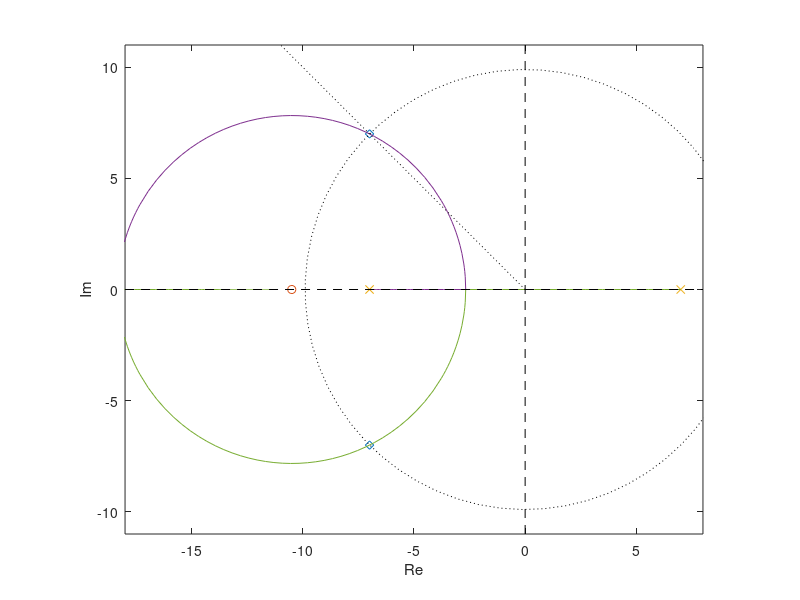
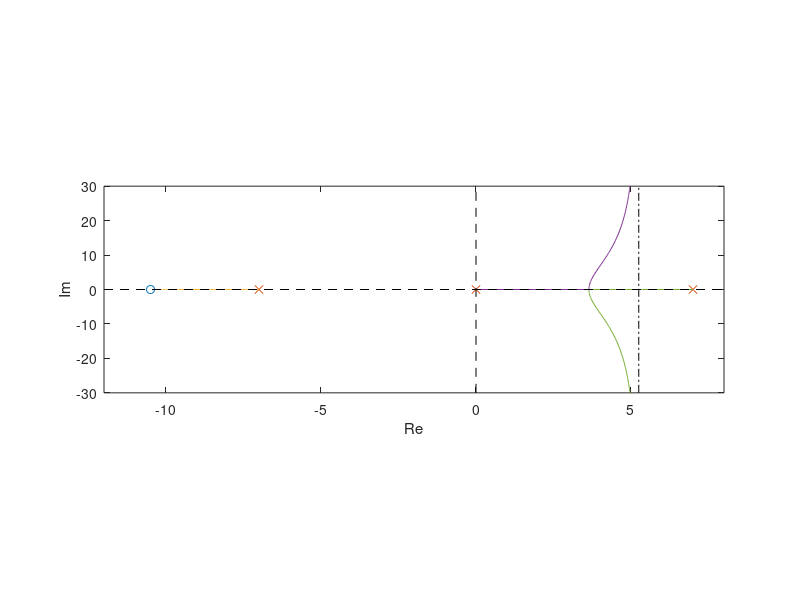
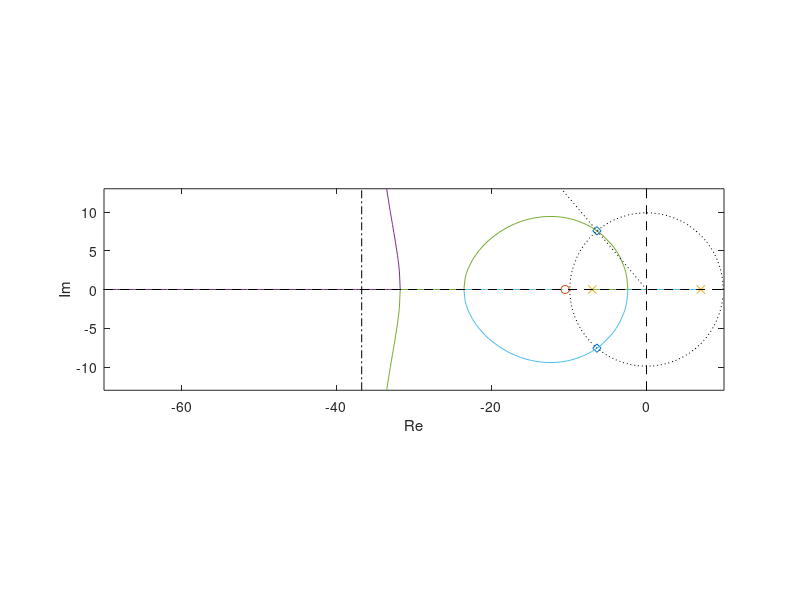
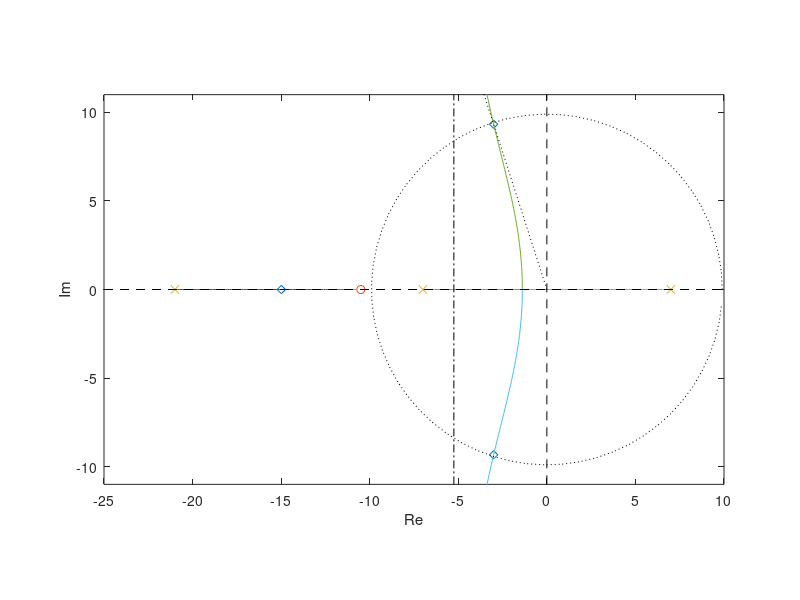

MATLAB code to generate these figures, in order: (Note: this script raises an error after producing the figures.)
% Fundamentals of Linear Control
% Mauricio de Oliveira
% Supplemental material for Simple Pendulum Control Part I

legfnt = 13;

% Pendulum parameters

m = 0.5
l = 0.3
r = l/2
b = 0
g = 9.8
J = m*l^2/12
Jr = (J+m*r^2)

% models linearized around equilibria
Gpi = tf(1/Jr, [1, b/Jr, -m*r*g/Jr]);
G0 = tf(1/Jr, [1, b/Jr, m*r*g/Jr]);

den = Gpi.den{1};
wn = sqrt(-den(3)/den(1))
zeta = den(2)/(2*wn*den(1))


% Fig. 6.14: PD control of the simple pendulum

% sqrt(2) * natural frequency, zeta = 0.5
Kp = 3*m*r*g
Kd = 2*sqrt(m*r*g*Jr)-b
z = Kp/Kd

ctrPD = Kp + Kd * tf([1 0],1)

H = feedback(ctrPD*G0,1)

den = H.den{1};
wn = sqrt(den(3)/den(1))
zeta0 = den(2)/(2*wn*den(1))

H = feedback(ctrPD*Gpi,1)

den = H.den{1};
wn = sqrt(den(3)/den(1))
zetapi = den(2)/(2*wn*den(1))

wd = wn*sqrt(1 - zeta^2)
fd = wd/(2*pi)
Td = 1/fd

L = ctrPD*Gpi;

t = 0 : 0.1 : 2*pi;
circ = wn*cos(t) + j*wn*sin(t);

pz = {};
pz{1} = pole(L);
pz{2} = zero(L);
pz{3} = pole(H);

rl = rlocus(L);

a = (sum(pz{1}) - sum(pz{2}))/(3-1)

figure(1), clf

xl = [-18,8]
yl = [-11,11]

plot(real(pz{3}), imag(pz{3}), 'd', ...
     real(pz{2}), imag(pz{2}), 'o', ...
     real(pz{1}), imag(pz{1}), 'x', ...
     real(rl'), imag(rl'), ...
     real(circ), imag(circ), 'k:', ...
     [0 yl(1)], [0 yl(2)/tan(asin(zetapi))], 'k:', ...
     xl, [0 0], 'k--', ...
     [0 0], yl, 'k--')

xlabel('Re')
ylabel('Im')
xlim(xl)
ylim(yl)
set(gca, 'PlotBoxAspectRatio', [1 diff(yl)/diff(xl) 1]);


% Fig. 6.15: Add integral control pole

ctrPDI = ctrPD * tf(1,[1 0])

H = feedback(ctrPDI*Gpi,1)

L = ctrPDI*Gpi;

pz = {};
pz{1} = pole(L);
pz{2} = zero(L);
pz{3} = pole(H);

rl = rlocus(L);

a = (sum(pz{1}) - sum(pz{2}))/(3-1)

figure(2), clf

xl = [-12,8];
yl = [-30,30];

plot(real(pz{2}), imag(pz{2}), 'o', ...
     real(pz{1}), imag(pz{1}), 'x', ...
     real(rl'), imag(rl'), ...
     a*[1 1], yl, 'k-.', ...
     xl, [0 0], 'k--', ...
     [0 0], yl, 'k--')

xlabel('Re')
ylabel('Im')
xlim(xl)
ylim(yl)
set(gca, 'PlotBoxAspectRatio', [1 diff(xl)/diff(yl) 1]);


% Fig. 6.16 (a): Place pole 8 times farther than zero

pd = 8*zero(ctrPD)
ctrPDP = 0.9*ctrPD * tf(-pd,[1 -pd])
ctrPDP8 = ctrPDP;

H = feedback(ctrPDP*Gpi,1)

p = pole(H);
p(imag(p) == 0) = []
pp = conv([1 -p(1)],[1 -p(2)])
zetapi = pp(2)/(2*sqrt(pp(3)))

L = ctrPDP*Gpi;

pz = {};
pz{1} = pole(L);
pz{2} = zero(L);
pz{3} = pole(H);

rl = rlocus(L);

a = (sum(pz{1}) - sum(pz{2}))/(3-1)

t = 0 : 0.1 : 2*pi;
circ = wn*cos(t) + j*wn*sin(t);

figure(3), clf

xl = [-70,10];
yl = [-13,13];

plot(real(pz{3}), imag(pz{3}), 'd', ...
     real(pz{2}), imag(pz{2}), 'o', ...
     real(pz{1}), imag(pz{1}), 'x', ...
     real(rl'), imag(rl'), ...
     a*[1 1], yl, 'k-.', ...
     real(circ), imag(circ), 'k:', ...
     [0 yl(1)], [0 yl(2)/tan(asin(zetapi))], 'k:', ...
     xl, [0 0], 'k--', ...
     [0 0], yl, 'k--')

xlabel('Re')
ylabel('Im')
xlim(xl)
ylim(yl)
set(gca, 'PlotBoxAspectRatio', [1 diff(yl)/diff(xl) 1]);


% Fig. 6.16 (b): Place pole 2 times farther than zero

pd = 2*zero(ctrPD)
ctrPDP = 0.8*ctrPD * tf(-pd,[1 -pd])
ctrPDP2 = ctrPDP;

H = feedback(ctrPDP*Gpi,1)

p = pole(H);
p(imag(p) == 0) = []
pp = conv([1 -p(1)],[1 -p(2)])
zetapi = pp(2)/(2*sqrt(pp(3)))

L = ctrPDP*Gpi;

pz = {};
pz{1} = pole(L);
pz{2} = zero(L);
pz{3} = pole(H);

rl = rlocus(L);

a = (sum(pz{1}) - sum(pz{2}))/(3-1)

t = 0 : 0.1 : 2*pi;
circ = wn*cos(t) + j*wn*sin(t);

figure(4), clf

xl = [-25,10];
yl = [-11,11];

plot(real(pz{3}), imag(pz{3}), 'd', ...
     real(pz{2}), imag(pz{2}), 'o', ...
     real(pz{1}), imag(pz{1}), 'x', ...
     real(rl'), imag(rl'), ...
     a*[1 1], yl, 'k-.', ...
     real(circ), imag(circ), 'k:', ...
     [0 yl(1)], [0 yl(2)/tan(asin(zetapi))], 'k:', ...
     xl, [0 0], 'k--', ...
     [0 0], yl, 'k--')

xlabel('Re')
ylabel('Im')
xlim(xl)
ylim(yl)
set(gca, 'PlotBoxAspectRatio', [1 diff(yl)/diff(xl) 1]);


% Fig 6.18: Place pole 2 times and adjust zero

pd = 2*zero(ctrPD)

ctrPDD = 0.9*Kp*tf([1.4*Kd/Kp 1],1)/1.45

ctrPDP = ctrPDD * tf(-pd,[1 -pd])
ctrPDP2z = ctrPDP;

zpk(ctrPDP2z)

H = feedback(ctrPDP*Gpi,1)

p = pole(H);
p(imag(p) == 0) = []
pp = conv([1 -p(1)],[1 -p(2)])
zetapi = pp(2)/(2*sqrt(pp(3)))

L = ctrPDP*Gpi;

pz = {};
pz{1} = pole(L);
pz{2} = zero(L);
pz{3} = pole(H);

rl = rlocus(L);

a = (sum(pz{1}) - sum(pz{2}))/(3-1)

t = 0 : 0.1 : 2*pi;
circ = wn*cos(t) + j*wn*sin(t);

figure(5), clf

xl = [-25,10];
yl = [-11,11];

plot(real(pz{3}), imag(pz{3}), 'd', ...
     real(pz{2}), imag(pz{2}), 'o', ...
     real(pz{1}), imag(pz{1}), 'x', ...
     real(rl'), imag(rl'), ...
     a*[1 1], yl, 'k-.', ...
     real(circ), imag(circ), 'k:', ...
     [0 yl(1)], [0 yl(2)/tan(asin(zetapi))], 'k:', ...
     xl, [0 0], 'k--', ...
     [0 0], yl, 'k--')

xlabel('Re')
ylabel('Im')
xlim(xl)
ylim(yl)
set(gca, 'PlotBoxAspectRatio', [1 diff(yl)/diff(xl) 1]);

% Fig. 6.19: root locus for stable equilibrium

H0 = feedback(ctrPDP2z*G0,1)

pp = pole(H0);
pp(imag(pp) == 0) = [];
pp = conv([1 -pp(1)],[1 -pp(2)]);
zeta00 = pp(2)/(2*sqrt(pp(3)));
wn00 = sqrt(pp(3));

L0 = ctrPDP2z*G0;

pz0 = {};
pz0{1} = pole(L0);
pz0{2} = zero(L0);
pz0{3} = pole(H0);

rl0 = rlocus(L0);

a0 = (sum(pz{1}) - sum(pz{2}))/(3-1)

figure(6), clf

xl = [-20,10];
yl = [-16,16];

plot(real(pz{3}), imag(pz{3}), 's', ...
     real(pz{2}), imag(pz{2}), 'o', ...
     real(pz{1}), imag(pz{1}), 'x', ...
     real(pz0{3}), imag(pz0{3}), 'd', ...
     real(pz0{2}), imag(pz0{2}), 'o', ...
     real(pz0{1}), imag(pz0{1}), 'x', ...
     real(rl'), imag(rl'), '--', ...
     real(rl0'), imag(rl0'), '-', ...
     a0*[1 1], yl, 'k-.', ...
     real(circ), imag(circ), 'k:', ...
     (wn00/wn)*real(circ), (wn00/wn)*imag(circ), 'k:', ...
     [0 yl(1)], [0 yl(2)/tan(asin(zetapi))], 'k:', ...
     [0 yl(1)], [0 yl(2)/tan(asin(zeta00))], 'k:', ...
     xl, [0 0], 'k--', ...
     [0 0], yl, 'k--')

xlabel('Re')
ylabel('Im')
xlim(xl)
ylim(yl)
set(gca, 'PlotBoxAspectRatio', [1 diff(yl)/diff(xl) 1]);


% Fig: 6.21: Place pole 2 times adjust zero + integrator

Gcl = feedback(Gpi,ctrPDP2z)

ctrI = 1.197*tf(1,[1 0])
ctrIalt = 2.8*tf(1,[1 0])

H = feedback(ctrI*Gcl,1)

pp = pole(H);
pp(imag(pp) == 0) = []
pp = conv([1 -pp(1)],[1 -pp(2)])
wn = sqrt(pp(3)/pp(1))
zetapi = pp(2)/(2*sqrt(pp(3)))

Halt = feedback(ctrIalt*Gcl,1)

pp = pole(Halt);
pp(imag(pp) == 0) = []
pp = conv([1 -pp(1)],[1 -pp(2)])
wnAlt = sqrt(pp(3)/pp(1))
zetaAlt = pp(2)/(2*sqrt(pp(3)))

L = ctrI*Gcl;

pz = {};
pz{1} = pole(L);
pz{2} = zero(L);
pz{3} = pole(H);
pz{4} = pole(Halt);

rl = rlocus(L);

a = (sum(pz{1}) - sum(pz{2}))/(3-1)

t = 0 : 0.1 : 2*pi;
circ = wn*cos(t) + j*wn*sin(t);

figure(7), clf

xl = [-22,8];
yl = [-10,10];

plot(real(pz{3}), imag(pz{3}), 'd', ...
     real(pz{4}), imag(pz{4}), 's', ...
     real(pz{2}), imag(pz{2}), 'o', ...
     real(pz{1}), imag(pz{1}), 'x', ...
     real(rl'), imag(rl'), '-', ...
     [a a+10], [0 10*tan(pi/3)], 'k-.', ...
     [a a+10], [0 -10*tan(pi/3)], 'k-.', ...
     real(circ), imag(circ), 'k:', ...
     [0 yl(1)], [0 yl(2)/tan(asin(zetapi))], 'k:', ...
     xl, [0 0], 'k--', ...
     [0 0], yl, 'k--')

xlabel('Re')
ylabel('Im')
xlim(xl)
ylim(yl)
set(gca, 'PlotBoxAspectRatio', [1 diff(yl)/diff(xl) 1]);


% Fig: 6.23: Complete controller root-locus

ctr = ctrI + ctrPDP2z
zpk(ctr)

% pause

H = feedback(ctr*Gpi,1)

pp = pole(H)

den = conv([1 -(pp(3)+pp(4))/2], [1 -(pp(3)+pp(4))/2]);
wn = sqrt(den(3)/den(1))
zeta = den(2)/(2*wn*den(1))
wd = wn*sqrt(1-zeta^2)

tp = pi/(wd)
PO = 100*exp(-zeta*pi/sqrt(1-zeta^2))
ts = 3.9/(zeta*wn)
tr = 2*pi*(.16+.14*zeta+.24*zeta^3)/(wn)
tau = 2*pi*(.19+.1*zeta+.0054*zeta^3)/(wn)

den = conv([1 -pp(1)], [1 -pp(2)]);
wn = sqrt(den(3)/den(1))
zeta = den(2)/(2*wn*den(1))
wd = wn*sqrt(1-zeta^2)

tp = pi/(wd)
PO = 100*exp(-zeta*pi/sqrt(1-zeta^2))
ts = 3.9/(zeta*wn)
tr = 2*pi*(.16+.14*zeta+.24*zeta^3)/(wn)
tau = 2*pi*(.19+.1*zeta+.0054*zeta^3)/(wn)


% Direct root-locus design

ctrRL = ctr;

H = feedback(ctrRL*Gpi,1)

pp = pole(H);
pp(imag(pp) == 0) = []
pp = conv([1 -pp(1)],[1 -pp(2)])
zeta = pp(2)/(2*sqrt(pp(3)))

L = ctrRL*Gpi;

pz = {};
pz{1} = pole(L);
pz{2} = zero(L);
pz{3} = pole(H);

rl = rlocus(L);

a = (sum(pz{1}) - sum(pz{2}))/(length(pz{1})-length(pz{2}))

t = 0 : 0.1 : 2*pi;
circ = wn*cos(t) + j*wn*sin(t);

figure(8), clf

xl = [-20,10];
yl = [-10,10];

plot(real(pz{3}), imag(pz{3}), 'd', ...
     real(pz{2}), imag(pz{2}), 'o', ...
     real(pz{1}), imag(pz{1}), 'x', ...
     real(rl'), imag(rl'), '-', ...
     a*[1 1], yl, 'k-.', ...
     real(circ), imag(circ), 'k:', ...
     [0 yl(1)], [0 yl(2)/tan(asin(zetapi))], 'k:', ...
     xl, [0 0], 'k--', ...
     [0 0], yl, 'k--')

xlabel('Re')
ylabel('Im')
xlim(xl)
ylim(yl)
set(gca, 'PlotBoxAspectRatio', [1 diff(yl)/diff(xl) 1]);


% Fig. 6.17: Frequency response of controllers

w = logspace(0,2.3,100);

[magPD,phasePD] = bode(ctrPD, w);
[magPDP8,phasePDP8] = bode(ctrPDP8, w);
[magPDP2,phasePDP2] = bode(ctrPDP2, w);
[magPDP2z,phasePDP2z] = bode(ctrPDP2z, w);

[wlPD,maglPD,wpPD,phslPD] = basym(ctrPD);
[wlPDP8,maglPDP8,wpPDP8,phslPDP8] = basym(ctrPDP8);
[wlPDP2,maglPDP2,wpPDP2,phslPDP2] = basym(ctrPDP2);
[wlPDP2z,maglPDP2z,wpPDP2z,phslPDP2z] = basym(ctrPDP2z);

maglPD(2) = 20*log10(abs(freqresp(ctrPD,wlPD(2))));
maglPDP8(3) = 20*log10(abs(freqresp(ctrPDP8,wlPDP8(3))));
maglPDP2z(2) = 20*log10(abs(freqresp(ctrPDP2z,wlPDP2z(2))));
maglPDP2z(3) = 20*log10(abs(freqresp(ctrPDP2z,wlPDP2z(3))));

figure(9), clf

semilogx(w, 20*log10([magPD(:)'; magPDP8(:)'; magPDP2(:)'; magPDP2z(:)']), ...
         [wlPD(2) wlPD(2)], [0 maglPD(2)], 'k--', ...
         [wlPDP8(3) wlPDP8(3)], [0 maglPDP8(3)], 'k--', ...
         [wlPDP2z(2) wlPDP2z(2)], [0 maglPDP2z(2)], 'k--', ...
         [wlPDP2z(3) wlPDP2z(3)], [0 maglPDP2z(3)], 'k--');
xlim(10.^[0 2.3]);
pbaspect([1 1/2 1]);

text(1.1*wlPD(2), 2.5, '$z$','interpreter','latex','FontSize',15,'HorizontalAlignment','left');

text(1.1*wlPDP8(3), 2.5, '$8 z$','interpreter','latex','FontSize',15,'HorizontalAlignment','left');

text(1.1*wlPDP2z(2), 2.5, '$\tilde{z}$','interpreter','latex','FontSize',15,'HorizontalAlignment','left');

text(1.1*wlPDP2z(3), 2.5, '$2 z$','interpreter','latex','FontSize',15,'HorizontalAlignment','left');

h = legend('$(s + z)$', '$(s + z)/(s + 8 z)$~~~~', '$(s + z)/(s + 2 z)$~~~~', '$(s + \tilde{z})/(s + 2 z)$~~~~', 'Location', 'NorthWest');
set(h, 'interpreter', 'latex', 'FontSize', legfnt);
ylabel('Magnitude (dB)');
xlabel('\omega (rad/s)');


% Fig. 6.17: Frequency response of lead controller

w = logspace(-.8,2.3,100);
[magPDP2z,phasePDP2z] = bode(ctrPDP2z, w);
[magCtr,phaseCtr] = bode(ctr, w);

[wlPDP2z,maglPDP2z,wpPDP2z,phslPDP2z] = basym(ctrPDP2z);
[wlCtr,maglCtr,wpCtr,phsCtr] = basym(ctr);

figure(10),clf

semilogx(w, 20*log10([magCtr(:)'; magPDP2z(:)']));
xlim(10.^[-.8 2.3]);
pbaspect([1 1/2 1]);

l = legend('$C_6$~', '$C_\mathrm{lead}$', 'Location','SouthEast');
set(l, 'interpreter', 'latex', 'FontSize', legfnt);
ylabel('Magnitude (dB)');
xlabel('\omega (rad/s)');
